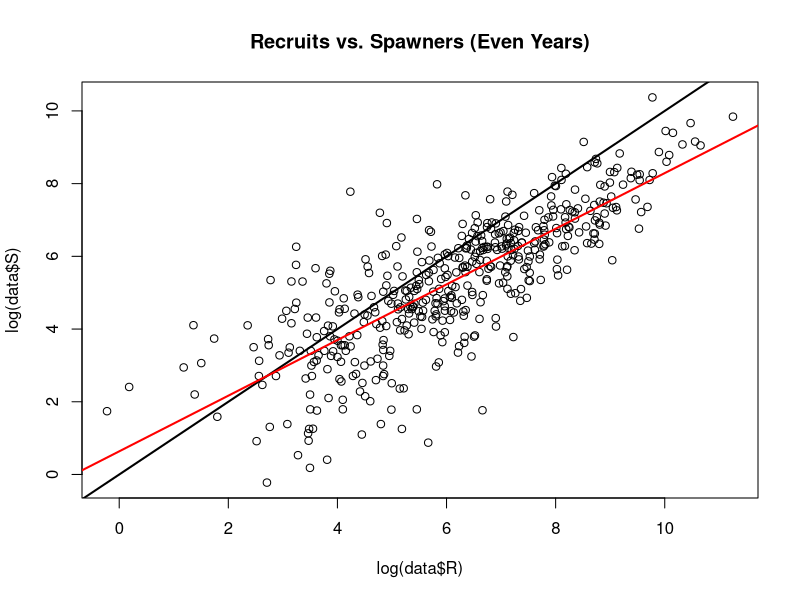

Reproduce this figure in R. (Note: this script raises an error after producing the figure.)
############################SALMON RUN#########################################
#########################STAT 6570 FINAL#######################################
#############################C.Sousa###########################################

# read in .csv data
data<-read.csv('pinkdata.csv')
#choose only even-year salmon
data<-data[which(data$BY%%2==0),]
#reserve 1991-1996 for testing
testdat<-data[which(data$BY>1990),]
#Use 1950-1990 data for training
data<-data[which(data$BY<=1990),]
data<-as.data.frame(data)

# plot even year salmon recruits versus spawners (in log scale)
plot(log(data$R), log(data$S), main="Recruits vs. Spawners (Even Years)")
abline(a=0,b=1, lwd=2)
abline(lm(log(data$S)~log(data$R), data = data), col="red", lwd=2) #population appears to not be stable


data$rep<-log(data$R/data$S)#reproduction rate
summary(data$rep)
plot(data$BY,data$rep, col=data$Region)
abline(h=0)
with(data[data$Region=="Alaska Peninsula",], plot(BY, rep))

#plot reproduction rate by sites. (see if there is any spatial correlation here?)
plot(data$Stock,data$rep, las=2)

